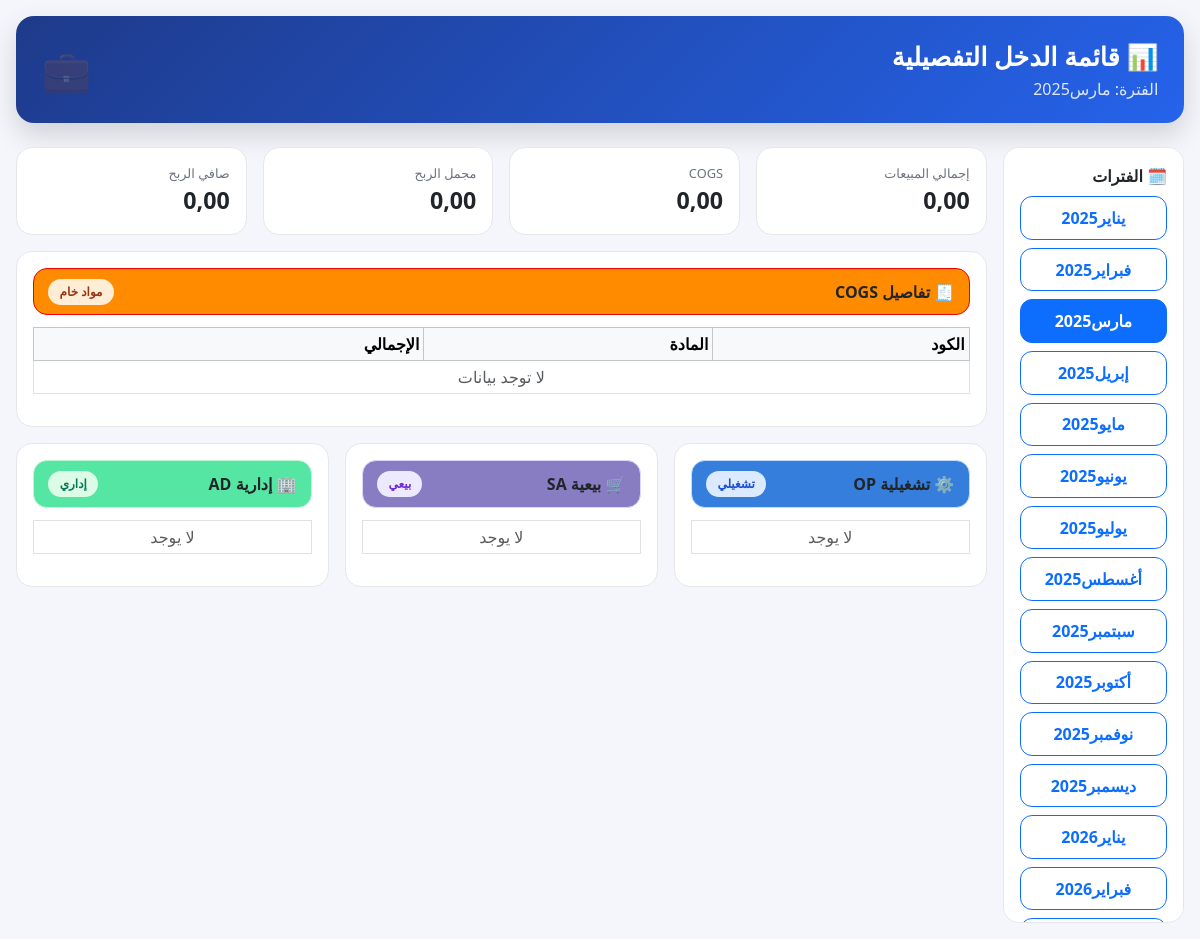
/reports/income-statement-drilldown/?period=4, run on the app's committed database.
### expenses/models.py (models this page shows, shortened)
class TimeStampedModel(models.Model):
    created_at = models.DateTimeField("تاريخ الإنشاء", auto_now_add=True)
    updated_at = models.DateTimeField("تاريخ آخر تعديل", auto_now=True)
    class Meta:
        abstract = True

class Period(TimeStampedModel):
    YEAR_CHOICES = [(y, str(y)) for y in range(2024, 2031)]
    year = models.IntegerField("السنة", choices=YEAR_CHOICES, default=2025)
    month = models.IntegerField("الشهر (1-12)", default=1)
    name = models.CharField("اسم الفترة", max_length=100, blank=True)
    start_date = models.DateField("من تاريخ")
    end_date = models.DateField("إلى تاريخ")
    is_closed = models.BooleanField("مقفلة؟", default=False)
    inv_opening_enabled = models.BooleanField("السماح بفتح جرد أول الفترة", default=False)
    inv_opening_enabled_at = models.DateTimeField("تاريخ فتح جرد أول الفترة", null=True, blank=True)
    inv_opening_once_only = models.BooleanField("جرد أول الفترة مرة واحدة فقط", default=True)
    inv_opening_note = models.CharField("ملاحظة فتح الجرد", max_length=200, blank=True, null=True)
    allow_opening_stock = models.BooleanField(
        "السماح بفتح جرد أول المدة",
        default=False,
        help_text="لا يُفتح جرد أول المدة إلا إذا تم تفعيل هذا الخيار من الفترات."
    )
    class Meta:
        verbose_name = "فترة"
        verbose_name_plural = "فترات"
        unique_together = ("year", "month")
        ordering = ["year", "month"]

### reports/views.py (the view, shortened to what this page needs)
# urls.py: path("income-statement-drilldown/", income_statement_drilldown, name="income_statement_drilldown"),
def income_statement_drilldown(request):
    period_id = request.GET.get("period")
    periods = Period.objects.all().order_by("start_date")
    current_period = Period.objects.filter(id=period_id).first() if period_id else get_default_period()
    revenue = cogs = Decimal("0")
    gross_profit = Decimal("0")
    op = sa = ad = Decimal("0")
    total_expenses = Decimal("0")
    net_profit = Decimal("0")
    cogs_rows = []
    op_rows, sa_rows, ad_rows = [], [], []
    if current_period:
        summaries = SalesSummary.objects.filter(period=current_period)
        revenue = sum((s.total_amount() for s in summaries), Decimal("0"))
        cogs = (
            SalesConsumption.objects
            .filter(summary__period=current_period)
            .aggregate(t=DJSum("total_cost"))["t"]
            or Decimal("0")
        )
        gross_profit = revenue - cogs
        from django.db.models import Sum, Avg
    D0 = Decimal("0")
    cogs_rows = list(
        SalesConsumption.objects
        .filter(summary__period=current_period, raw_material__isnull=False)
        .values(
            "raw_material__sku",
            "raw_material__name",
            "raw_material__ingredient_unit__name",
        )
        .annotate(
            qty_used=Coalesce(Sum("quantity_consumed"), D0),   # كمية المادة المستخدمة
            qty_sold=Coalesce(Sum("quantity_sold"), D0),       # إجمالي وحدات المبيعات (قد تكون 0)
            total=Coalesce(Sum("total_cost"), D0),             # إجمالي التكلفة
        )
        .order_by("-total")
    )
    context = {
        "title": "قائمة الدخل التفصيلية",
        "periods": periods,
        "current_period": current_period,
        "revenue": revenue,
        "cogs": cogs,
        "gross_profit": gross_profit,
        "op": op,
        "sa": sa,
        "ad": ad,
        "total_expenses": total_expenses,
        "net_profit": net_profit,
        "cogs_rows": cogs_rows,
        "op_rows": op_rows,
        "sa_rows": sa_rows,
        "ad_rows": ad_rows,
    }
    return render(request, "reports/income_statement_drilldown.html", context)

### reports/templates/reports/income_statement_drilldown.html (shortened to what this page needs)
{% load humanize %}
<!doctype html>
<html lang="ar" dir="rtl">
<head>
  <link href="https://cdn.jsdelivr.net/npm/bootstrap@5.3.3/dist/css/bootstrap.min.css" rel="stylesheet">
</head>
<body>
<div class="container-fluid px-3 py-3">
  <div class="page-header mb-4">
    <div class="d-flex justify-content-between align-items-center">
      <div>
        <div class="page-title">📊 قائمة الدخل التفصيلية</div>
        <div class="page-sub">
          {% if current_period %}
            الفترة: {{ current_period.start_date|date:"F"|cut:" " }}{{ current_period.start_date|date:"Y" }}
          {% else %}
            اختر فترة
          {% endif %}
        </div>
      </div>
      <div class="fs-1 opacity-25">💼</div>
    </div>
  </div>
  <div class="row g-3">
    <div class="col-12 col-lg-3 col-xl-2">
      <div class="sidebar p-3">
        <div class="fw-bold mb-2">🗓️ الفترات</div>
        <div class="d-grid gap-2">
          {% for p in periods %}
            <a class="btn {% if current_period and p.id == current_period.id %}btn-primary{% else %}btn-outline-primary{% endif %} period-btn"
               href="?period={{ p.id }}">
              {{ p.start_date|date:"F"|cut:" " }}{{ p.start_date|date:"Y" }}
            </a>
          {% endfor %}
        </div>
      </div>
    </div>
    <div class="col-12 col-lg-9 col-xl-10">
      <div class="row g-3 mb-3">
        <div class="col-md-3"><div class="card card-kpi"><div class="card-body">
          <div class="kpi-title">إجمالي المبيعات</div>
          <div class="kpi-value mono">{{ revenue|floatformat:2|intcomma }}</div>
        </div></div></div>
        <div class="col-md-3"><div class="card card-kpi"><div class="card-body">
          <div class="kpi-title">COGS</div>
          <div class="kpi-value mono">{{ cogs|floatformat:2|intcomma }}</div>
        </div></div></div>
        <div class="col-md-3"><div class="card card-kpi"><div class="card-body">
          <div class="kpi-title">مجمل الربح</div>
          <div class="kpi-value mono">{{ gross_profit|floatformat:2|intcomma }}</div>
        </div></div></div>
        <div class="col-md-3"><div class="card card-kpi"><div class="card-body">
          <div class="kpi-title">صافي الربح</div>
          <div class="kpi-value mono">{{ net_profit|floatformat:2|intcomma }}</div>
        </div></div></div>
      </div>
      <div class="box p-3 mb-3">
        <div class="section-head accent-cogs">
          <div>🧾 تفاصيل COGS</div>
          <span class="badge-soft">مواد خام</span>
        </div>
        <table class="table table-sm table-bordered mono table-hover-soft">
          <thead class="table-light">
            <tr>
              <th>الكود</th>
              <th>المادة</th>
              <th class="text-end">الإجمالي</th>
            </tr>
          </thead>
          <tbody>
            {% for r in cogs_rows %}
              <tr>
                <td>{{ r.raw_material__sku }}</td>
                <td>{{ r.raw_material__name }}</td>
                <td class="text-end">{{ r.total|floatformat:2|intcomma }}</td>
              </tr>
            {% empty %}
              <tr><td colspan="3" class="text-center text-muted">لا توجد بيانات</td></tr>
            {% endfor %}
          </tbody>
        </table>
      </div>
      <div class="row g-3">
        <div class="col-lg-4">
          <div class="box p-3">
            <div class="section-head accent-op">
              <div>⚙️ تشغيلية OP</div>
              <span class="badge-soft">تشغيلي</span>
            </div>
            <table class="table table-sm table-bordered mono table-op table-hover-soft">
              <tbody>
                {% for r in op_rows %}
                  <tr>
                    <td>{{ r.item__code }}</td>
                    <td>{{ r.item__name }}</td>
                    <td class="text-end">{{ r.total|floatformat:2|intcomma }}</td>
                  </tr>
                {% empty %}
                  <tr><td colspan="3" class="text-center text-muted">لا يوجد</td></tr>
                {% endfor %}
              </tbody>
            </table>
          </div>
        </div>
        <div class="col-lg-4">
          <div class="box p-3">
            <div class="section-head accent-sa">
              <div>🛒 بيعية SA</div>
              <span class="badge-soft">بيعي</span>
            </div>
            <table class="table table-sm table-bordered mono table-sa table-hover-soft">
              <tbody>
                {% for r in sa_rows %}
                  <tr>
                    <td>{{ r.item__code }}</td>
                    <td>{{ r.item__name }}</td>
                    <td class="text-end">{{ r.total|floatformat:2|intcomma }}</td>
                  </tr>
                {% empty %}
                  <tr><td colspan="3" class="text-center text-muted">لا يوجد</td></tr>
                {% endfor %}
              </tbody>
            </table>
          </div>
        </div>
        <div class="col-lg-4">
          <div class="box p-3">
            <div class="section-head accent-ad">
              <div>🏢 إدارية AD</div>
              <span class="badge-soft">إداري</span>
            </div>
            <table class="table table-sm table-bordered mono table-ad table-hover-soft">
              <tbody>
                {% for r in ad_rows %}
                  <tr>
                    <td>{{ r.item__code }}</td>
                    <td>{{ r.item__name }}</td>
                    <td class="text-end">{{ r.total|floatformat:2|intcomma }}</td>
                  </tr>
                {% empty %}
                  <tr><td colspan="3" class="text-center text-muted">لا يوجد</td></tr>
                {% endfor %}
              </tbody>
            </table>
          </div>
        </div>
      </div>
    </div>
  </div>
</div>
</body>
</html>

### reports/templates/reports/income_statement_drilldown.html (style rules this page uses)
body { background:#f4f6fb;font-family:system-ui }
.page-header { background:linear-gradient(135deg,#1e3a8a,#2563eb); color:#fff; border-radius:18px; padding:1.4rem 1.6rem; box-shadow:0 12px 28px rgba(0,0,0,.15); }
.page-title { font-size:1.6rem;font-weight:900 }
.page-sub { opacity:.85 }
.sidebar { background:#fff;border:1px solid #e5e7eb;border-radius:16px; height:calc(100vh - 24px);position:sticky;top:12px;overflow:auto }
.period-btn { border-radius:12px; font-weight:800; padding:.55rem .7rem; text-align:center }
.card-kpi { border-radius:16px;border:1px solid #e5e7eb }
.kpi-title { font-size:.8rem;color:#6b7280 }
.kpi-value { font-size:1.45rem;font-weight:900;font-variant-numeric:tabular-nums }
.box { background:#fff;border:1px solid #e5e7eb;border-radius:16px }
.mono { font-variant-numeric:tabular-nums }
.section-head { display:flex;align-items:center;justify-content:space-between; padding:.6rem .9rem;border-radius:14px;font-weight:900; border:1px solid #e5e7eb;margin-bottom:.75rem }
.badge-soft { border-radius:999px;padding:.25rem .7rem; font-size:.75rem;font-weight:800 }
.accent-cogs { background: #ff8c00ff;border-color: #ee0101ff }
.accent-cogs .badge-soft { background:#ffedd5;color:#9a3412 }
.accent-op { background: #367edbff;border-color:#bfdbfe }
.accent-op .badge-soft { background:#dbeafe;color:#1d4ed8 }
.accent-sa { background: #887cc2ff;border-color:#ddd6fe }
.accent-sa .badge-soft { background:#ede9fe;color:#6d28d9 }
.accent-ad { background: #54e6a2ff;border-color:#bbf7d0 }
.accent-ad .badge-soft { background:#dcfce7;color:#047857 }
.table-op tbody tr { background:#f6faff }
.table-sa tbody tr { background:#faf8ff }
.table-ad tbody tr { background:#f5fff9 }

### data on the page
Period: start_date "مارس", start_date "2025"
Period: start_date "يناير", start_date "2025"
Period: start_date "فبراير", start_date "2025"
Period: start_date "إبريل", start_date "2025"
Period: start_date "مايو", start_date "2025"
Period: start_date "يونيو", start_date "2025"
Period: start_date "يوليو", start_date "2025"
Period: start_date "أغسطس", start_date "2025"
Period: start_date "سبتمبر", start_date "2025"
Period: start_date "أكتوبر", start_date "2025"
Period: start_date "نوفمبر", start_date "2025"
Period: start_date "ديسمبر", start_date "2025"
Period: start_date "يناير", start_date "2026"
Period: start_date "فبراير", start_date "2026"

### other printed values
{{ revenue|floatformat:2|intcomma }} "0,00"
{{ cogs|floatformat:2|intcomma }} "0,00"
{{ gross_profit|floatformat:2|intcomma }} "0,00"
{{ net_profit|floatformat:2|intcomma }} "0,00"
